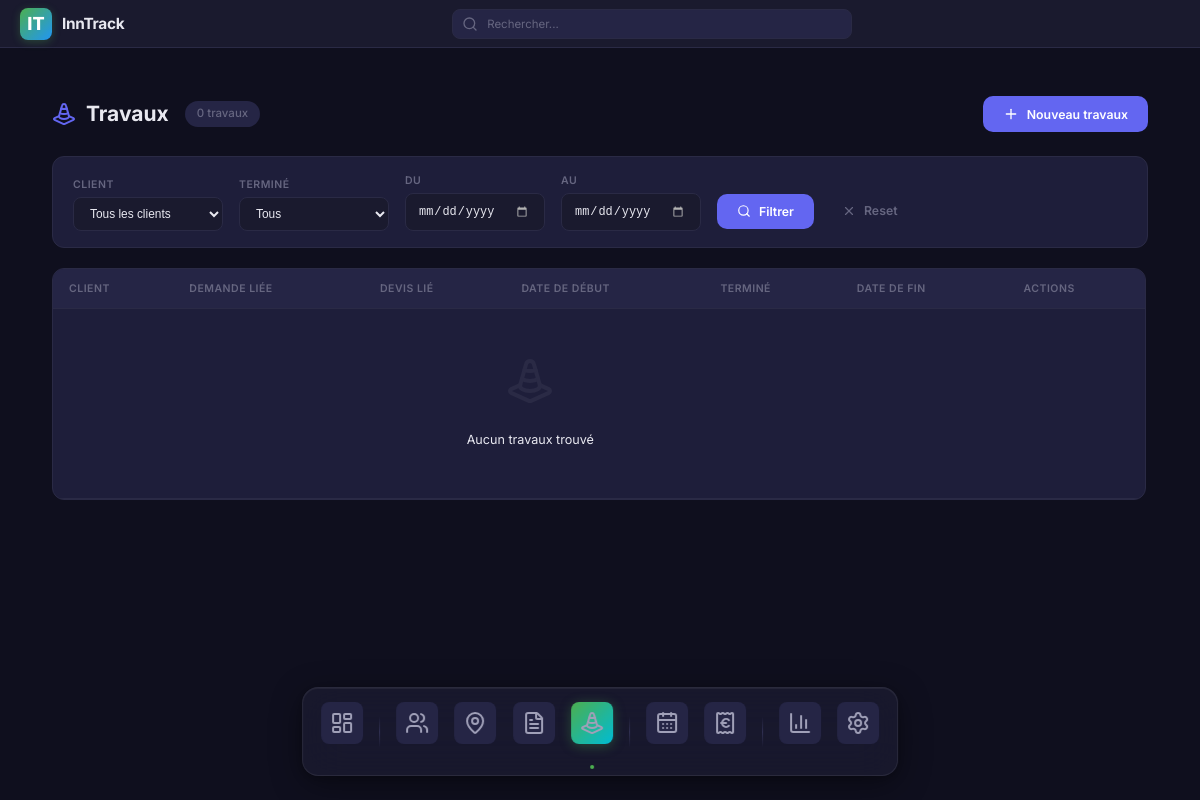
The page /travaux/ on the database as committed earlier.
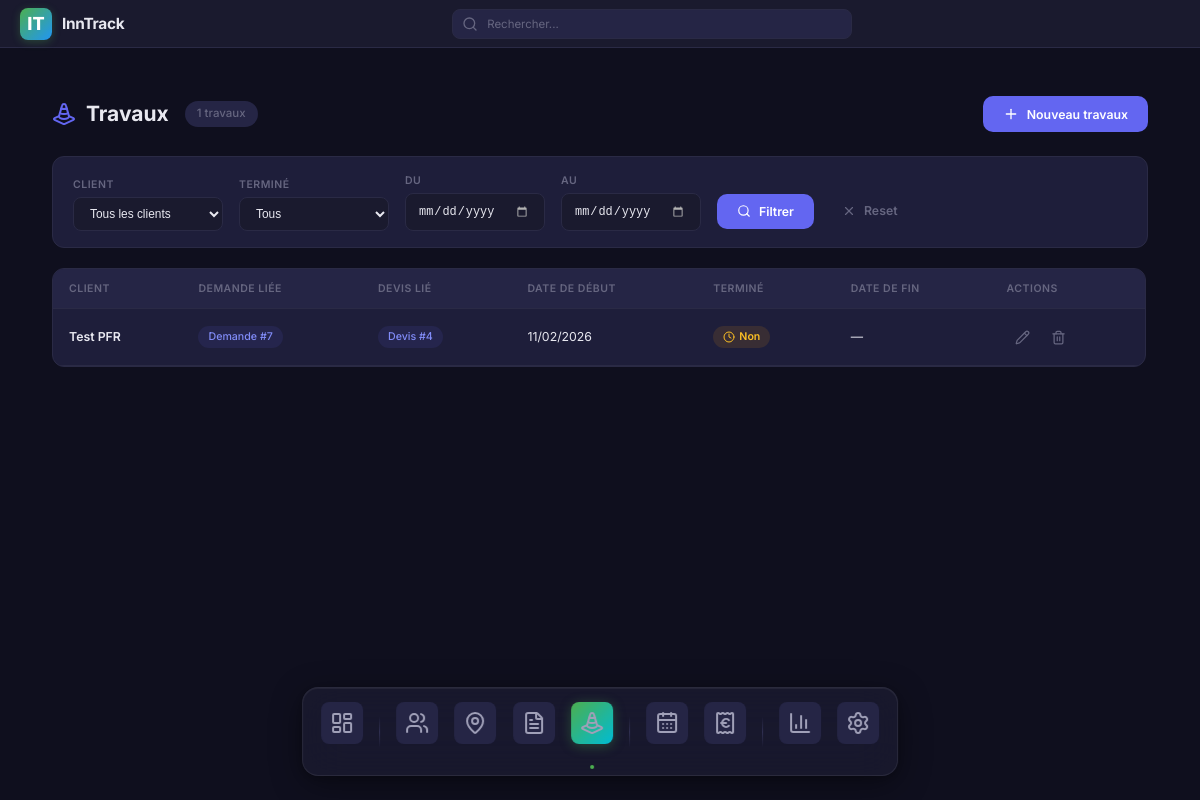
The same page on the database as committed later.
### demoApp/models.py (models this page shows, shortened)
class travaux(models.Model):
    type_of_travaux = [
        (INTERVENTION, "intervention"),
        (CHANTIER, "chantier")
    ]
    client = models.ForeignKey(client, on_delete=models.CASCADE,blank=False)
    demande = models.ForeignKey(demande, on_delete=models.CASCADE,null=True)
    devis = models.ForeignKey(devis, on_delete=models.CASCADE,null=True)
    startDate = models.DateField(_("Date de début des travaux"),null=True, blank=True)
    type =  models.CharField(
        choices=type_of_travaux,
        default=INTERVENTION,
        max_length=24
    )
    terminated = models.BooleanField(_("Terminé ?"), default=False)
    endDate = models.DateField(_("Date de fin des travaux"),null=True, blank=True)
    class Meta :
        verbose_name_plural = "travaux"

class client(models.Model):
    type_of_client = [
        (PARTICULIER, "particulier"),
        (PROFESSIONNEL, "professionnel")
    ]
    firstName = models.CharField(_("Prénom"),max_length=100)
    lastName = models.CharField(_("Nom"),max_length=100)
    type = models.CharField(
        choices=type_of_client,
        default=PARTICULIER,
        max_length=19
    )
    email = models.EmailField(max_length=254, default="example@example.com", blank=False)
    postal_address = models.CharField(_("Adresse postale"),max_length=255, blank=False)
    phone = models.CharField(_("Téléphone"),max_length=10, default="0600000000", blank=False)
    def _get_full_name(self):
        return '%s %s' % (self.firstName, self.lastName)
    full_name = property(_get_full_name)
    def __str__(self):
        return self.full_name

class demande(models.Model):
    type_of_demande = [
        (INTERVENTION, "intervention"),
        (CHANTIER, "chantier")
    ]
    client = models.ForeignKey(client, on_delete=models.CASCADE,blank=False)
    demandeDate = models.DateField(_("Date de la demande"),null=True, blank=True, default=date.today)
    motif = models.CharField(max_length=255)
    type = models.CharField(
        choices=type_of_demande,
        default=INTERVENTION,
        max_length=22
    )
    excpectedVisitDate = models.DateField(_("Date prévue de la visite"),null=True, blank=True, default=date.today)
    clientAvailibity = models.CharField(_("Disponibilités client"),max_length=255)
    realVisitDate = models.DateField(_("Date réele de la visite"),null=True, blank=True)
    def __str__(self):
        return  "Demande - " + self.client.full_name

class devis(models.Model):
    type_of_devis = [
        (INTERVENTION, "intervention"),
        (CHANTIER, "chantier")
    ]
    status_of_devis = [
        (A_FAIRE, "A faire"),
        (ATTENTE_CLIENT, "En attente client"),
        (ACCEPTE, "Accepté"),
        (REFUSE, "Refusé")
    ]
    client = models.ForeignKey(client, on_delete=models.CASCADE,blank=False)
    demande = models.ForeignKey(demande, on_delete=models.CASCADE,null=True,blank=True)
    def _get_types(self):
        type_of_devis = [
            (INTERVENTION, "intervention"),
            (CHANTIER, "chantier")
        ]
        if demande != "" :
            return '%s' % (self.demande.type)
        else :
            return models.CharField(choices=type_of_devis,default=INTERVENTION,max_length=22)
    type = property(_get_types)
    status = models.CharField(
        choices=status_of_devis,
        default=A_FAIRE,
        max_length=25
    )
    excpectedSentDate = models.DateField(_("Date d'envoi prévue"),null=True, blank=True)
    comment = models.CharField(_("Note personnelle"),max_length=1000,null=True,blank=True)
    sent = models.BooleanField(_("Devis envoyé ?"), default=False)
    createdDate = models.DateField(_("Date de création"), auto_now=True)
    realSentDate = models.DateField(_("Date d'envoi réelle"),null=True, blank=True)
    def __str__(self):
        return "Devis - " + self.client.full_name
    class Meta :
        verbose_name_plural = "devis"

### demoApp/views.py (the view)
# urls.py: path('travaux/', views.travaux_list_view, name='travaux_list'),
def travaux_list_view(request):
    qs = Travaux.objects.select_related('client', 'demande', 'devis').all().order_by('-id')
    all_clients = Client.objects.all().order_by('lastName')
    f_client = request.GET.get('client', '')
    f_demande = request.GET.get('demande', '')
    f_devis = request.GET.get('devis', '')
    f_terminated = request.GET.get('terminated', '')
    if f_client:
        qs = qs.filter(client_id=f_client)
    if f_demande:
        qs = qs.filter(demande=f_demande)
    if f_devis :
        qs = qs.filter(devis=f_devis)
    elif f_terminated :
        qs = qs.filter(terminated=f_terminated)
    context = {
        'active_page': 'travaux',
        'travaux_list': qs,
        'clients': all_clients,
        'travaux_form': TravauxForm(),
        'edit_travaux_form': TravauxForm(prefix='edit'),
        'current_filters': {
            'client': f_client,
            'demande': f_demande,
            'devis': f_devis,
            'terminated': f_terminated,
        },
    }
    return render(request, 'travaux/travaux_list.html', context)

### demoApp/forms.py
class TravauxForm(forms.ModelForm):
    class Meta:
            model = travaux
            fields = "__all__"
    def __init__(self, *args, **kwargs):
        super().__init__(*args, **kwargs)
        for field_name, field in self.fields.items():
            if isinstance(field, forms.DateField):
                field.widget = forms.DateInput(
                    attrs={
                        'class': 'form-input',
                        'type': 'date'
                    }
                )
            else:
                field.widget.attrs['class'] = 'form-input'

### demoApp/templates/travaux/travaux_list.html (shortened to what the changed rows need)
{% extends "base.html" %}
{% load static %}
{% block extra_css %}
<link rel="stylesheet" href="{% static 'css/list-page.css' %}">
{% endblock %}
{% block content %}
<div class="list-page">
    <div class="page-header">
        <div class="page-header-left">
            <h1>
                <i data-lucide="traffic-cone"></i>
                Travaux
            </h1>
            <span class="record-count">{{ travaux_list|length }} travaux</span>
        </div>
    </div>
    <div class="list-content">
        <div class="list-table-wrapper">
            <table class="list-table">
                <thead>
                    <tr>
                        <th>Client</th>
                        <th>Demande liée</th>
                        <th>Devis lié</th>
                        <th>Date de début</th>
                        <th>Terminé</th>
                        <th>Date de fin</th>
                        <th>Actions</th>
                    </tr>
                </thead>
                <tbody>
                    {% for trav in travaux_list %}
                    <tr class="list-row" data-id="{{ trav.id }}" onclick="openTravauxPanel({{ trav.id }}, event)">
                        <td>
                            <div class="cell-main">{{ trav.client.firstName }} {{ trav.client.lastName }}</div>
                        </td>
                        <td>
                            {% if trav.demande %}
                                <span class="link-badge">Demande #{{ trav.demande.id }}</span>
                            {% else %}
                                <span class="text-muted">—</span>
                            {% endif %}
                        </td>
                        <td>
                            {% if trav.devis %}
                                <span class="link-badge">Devis #{{ trav.devis.id }}</span>
                            {% else %}
                                <span class="text-muted">—</span>
                            {% endif %}
                        </td>
                        <td>{{ trav.startDate|date:"d/m/Y"|default:"—" }}</td>
                        <td>
                            {% if trav.terminated %}
                                <span class="badge badge-success"><i data-lucide="check" style="width:12px;height:12px;"></i> Oui</span>
                            {% else %}
                                <span class="badge badge-warning"><i data-lucide="clock" style="width:12px;height:12px;"></i> Non</span>
                            {% endif %}
                        </td>
                        <td>{{ trav.endDate|date:"d/m/Y"|default:"—" }}</td>
                        <td>
                            <div class="table-actions" onclick="event.stopPropagation()">
                                <button class="btn-icon btn-icon-edit" onclick="openEditTravauxModal({{ trav.id }})" title="Modifier">
                                    <i data-lucide="pencil" style="width:15px;height:15px;"></i>
                                </button>
                                <button class="btn-icon btn-icon-delete"
                                        onclick="openDeleteTravauxModal({{ trav.id }}, '{{ trav.client.firstName }} {{ trav.client.lastName }}')"
                                        title="Supprimer">
                                    <i data-lucide="trash-2" style="width:15px;height:15px;"></i>
                                </button>
                            </div>
                        </td>
                    </tr>
                    {% empty %}
                    <tr>
                        <td colspan="6" class="empty-state">
                            <i data-lucide="traffic-cone" style="width:48px;height:48px;"></i>
                            <p>Aucun travaux trouvé</p>
                        </td>
                    </tr>
                    {% endfor %}
                </tbody>
            </table>
        </div>
    </div>
</div>
{% endblock %}

Rows that differ between the two databases and show on the page:
added travaux: client.firstName "Test", client.lastName "PFR", demande.id "7", devis.id "4", startDate "11/02/2026", terminated False (drawn), endDate "—"
Other text that changed with them:
{{ travaux_list|length }}: "0" → "1"
text no longer shown: "Aucun travaux trouvé"
